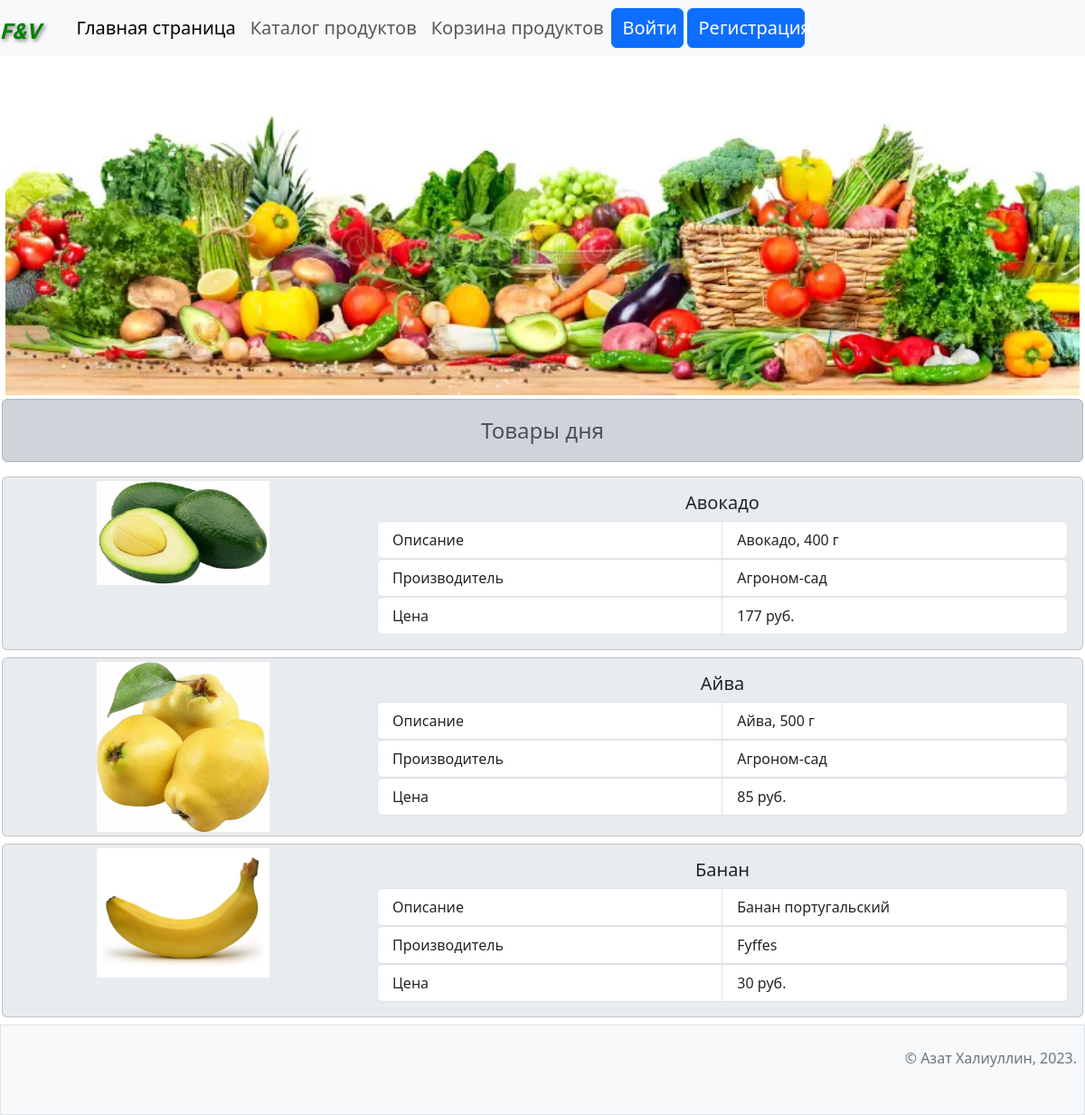
The page /index.php on the database its author committed.
### tables this page shows
CREATE TABLE `products` (
  `id` int NOT NULL,
  `name` varchar(30) NOT NULL,
  `description` varchar(100) NOT NULL,
  `photo` varchar(50) NOT NULL,
  `company` varchar(30) NOT NULL,
  `amount` int NOT NULL,
  `price` double NOT NULL
);

### common/db_helper.php (called while the page is built, shortened)
<?php
class db_helper
{
    private mysqli $ms;
    private static ?db_helper $db = null;
    private function __construct()
    {
        $this->ms = new mysqli("localhost", "root", "", "edu", 3306);
    }
    public static function get_instance(): ?db_helper
    {
        if (self::$db === null)
            self::$db = new db_helper();
        return self::$db;
    }
	public function get_products(string $param,int $select): array {
		$sort=$this->get_query_sort($select);
		$rows=array();
		if ($param=='') {
		$stmt = $this->ms->prepare("SELECT * FROM `products` " . $sort);
		}
		else {
			$param='%'.$param.'%';
			$stmt = $this->ms->prepare("SELECT * FROM `products` WHERE `products`.name LIKE ?" . $sort);
        $stmt->bind_param('s', $param);
		}
        $stmt->execute();
        $result = $stmt->get_result();
		while ($row = $result->fetch_array(MYSQLI_ASSOC)) {
			$rows[]=$row;
		}
        return $rows;
	}
	private function get_query_sort(int $select):string {
		$sort='';
		switch($select) {
				case 4:
				$sort=" ORDER BY  name LIMIT 3";
				break;
			}
			return $sort;
	}
}

### index.php (the view, shortened to what this page needs)
<?php
require_once ("common/page.php");
require_once ("common/db_helper.php");
class index extends \common\a_content {
	private string $image = "data/image2.webp";
    public function show_content(): void {
		print("<img src='{$this->image}'   class='p-1' alt='image2' width='100%'>");
        print('<div class="alert alert-dark fs-4" role="alert">Товары дня</div>');
    $products=\common\db_helper::get_instance()->get_products('',4);
        for($i=0; $i<count($products); $i++) {
			?>
			<div class="card text-justify bg-body-secondary  g-0 my-2 pe-0 me-0">
			<div class="row g-0 ">
			<div class="col-12 col-md-4">
			<?php
			print("<img src='data/{$products[$i]['photo']}' class='img-fluid rounded-start p-1' alt='image1' width='50%'>");
			?>
			</div>
    <div class="col-12 col-md-8">
      <div class="card-body">
		<h5 class="card-title text-center"><?php print $products[$i]['name']; ?></h5>
        <ul class="list-group list-group-horizontal w-100 text-start ">
  <li class="list-group-item flex-fill w-100 text-break">Описание</li>
  <li class="list-group-item flex-fill w-100"><?php print $products[$i]['description']; ?></li>
</ul>
<ul class="list-group list-group-horizontal w-100 text-start">
  <li class="list-group-item flex-fill w-100">Производитель</li>
  <li class="list-group-item flex-fill w-100"><?php print $products[$i]['company']; ?></li>
</ul>
<ul class="list-group list-group-horizontal w-100 text-start">
  <li class="list-group-item flex-fill w-100">Цена</li>
  <li class="list-group-item flex-fill w-100"><?php print $products[$i]['price']; ?> руб.</li>
</ul>
</div>
</div>
</div>
</div>
<?php
		}
    }
}
$content = new index();
new \common\page($content);

### rows shown on the page
products: photo (picture), name "Авокадо", description "Авокадо, 400 г", company "Агроном-сад", price "177"
products: photo (picture), name "Айва", description "Айва, 500 г", company "Агроном-сад", price "85"
products: photo (picture), name "Банан", description "Банан португальский", company "Fyffes", price "30"

### other values the page prints
$page['header'] "Главная страница"
$page['header'] "Каталог продуктов"
$page['header'] "Корзина продуктов"
$this->pages[3]['header'] "Войти"
$this->pages[4]['header'] "Регистрация"
